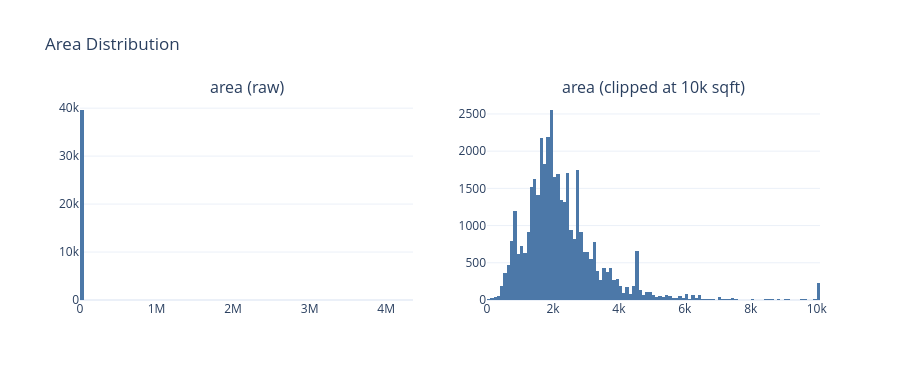

Notebook code for this chart:
### Markdown cell above
### 2a. `area`

### Code cell
fig = make_subplots(rows=1, cols=2,
    subplot_titles=('area (raw)', 'area (clipped at 10k sqft)'))
fig.add_trace(go.Histogram(x=df['area'], nbinsx=100, marker_color=PRIMARY), 1, 1)
fig.add_trace(go.Histogram(x=df['area'].clip(upper=10000), nbinsx=100,
                           marker_color=PRIMARY), 1, 2)
fig.update_layout(showlegend=False, height=380, title_text='Area Distribution')
fig.show()

print(df['area'].describe())
print(f"Rows > 10,000 sqft : {(df['area'] > 10000).sum()}")
print(f"Rows < 200 sqft    : {(df['area'] < 200).sum()}")

### Figure 1 — Plotly figure (JSON) as saved in the notebook; plotly's stock layout.template omitted (floating-point values rounded to 4 significant figures; data arrays with more than 128 entries replaced by an {"elided": "..."} marker saying what was removed)
{"data": [{"marker": {"color": "#4C78A8"}, "nbinsx": 100, "type": "histogram", "x": {"elided": "39621 float values"}, "xaxis": "x", "yaxis": "y"}, {"marker": {"color": "#4C78A8"}, "nbinsx": 100, "type": "histogram", "x": {"elided": "39621 float values"}, "xaxis": "x2", "yaxis": "y2"}], "layout": {"annotations": [{"font": {"size": 16}, "showarrow": false, "text": "area (raw)", "x": 0.225, "xanchor": "center", "xref": "paper", "y": 1, "yanchor": "bottom", "yref": "paper"}, {"font": {"size": 16}, "showarrow": false, "text": "area (clipped at 10k sqft)", "x": 0.775, "xanchor": "center", "xref": "paper", "y": 1, "yanchor": "bottom", "yref": "paper"}], "height": 380, "showlegend": false, "title": {"text": "Area Distribution"}, "xaxis": {"anchor": "y", "domain": [0, 0.45]}, "xaxis2": {"anchor": "y2", "domain": [0.55, 1]}, "yaxis": {"anchor": "x", "domain": [0, 1]}, "yaxis2": {"anchor": "x2", "domain": [0, 1]}}}
